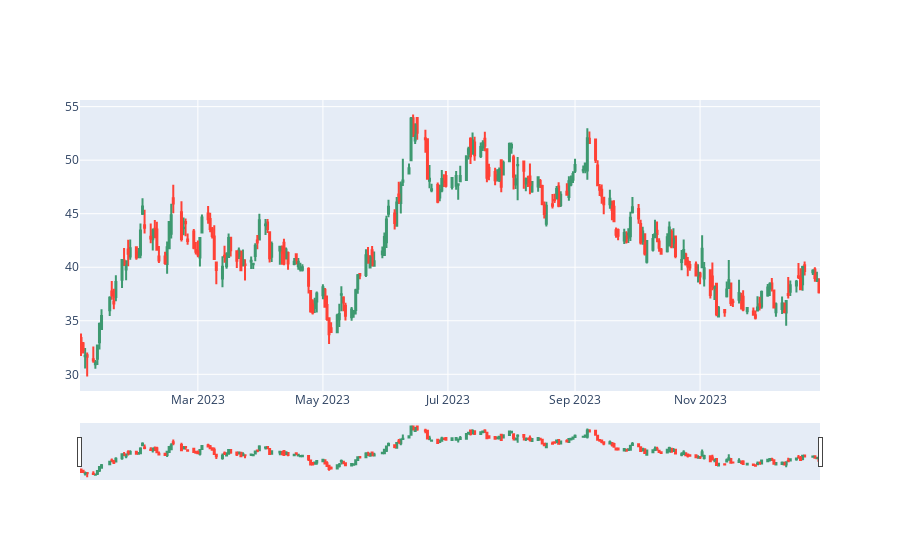

The notebook cell saved with this chart:
### Code cell
import plotly.graph_objects as go

df = stocks[stocks["Symbols"] == value]
fig = go.Figure(data=[go.Candlestick(x=df['Date'],
                open=df['Open'],
                high=df['High'],
                low=df['Low'],
                close=df['Close'])])

fig.show()

### Figure 1 — Plotly figure (JSON) as saved in the notebook; plotly's stock layout.template omitted (floating-point values rounded to 4 significant figures; data arrays with more than 128 entries replaced by an {"elided": "..."} marker saying what was removed)
{"data": [{"close": {"elided": "250 float values"}, "high": {"elided": "250 float values"}, "low": {"elided": "250 float values"}, "open": {"elided": "250 float values"}, "type": "candlestick", "x": {"elided": "250 str values"}}], "layout": {}}
